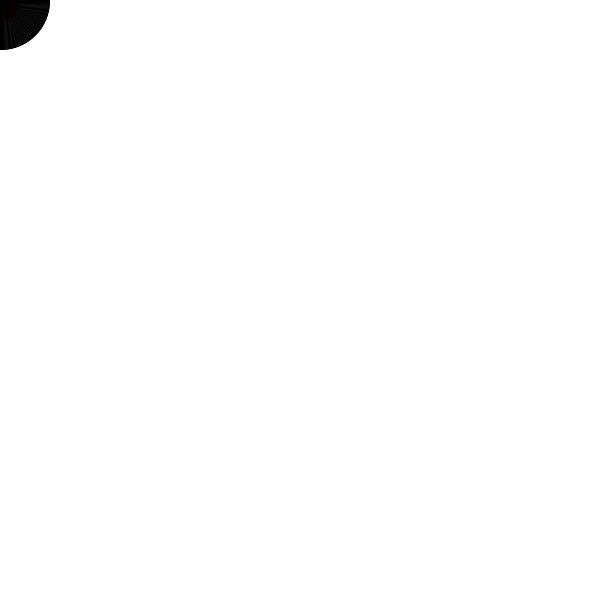
Frame 1 (no input)
Frame 60 (the mouse pressed at the canvas centre just before this capture): identical to frame 1, image omitted
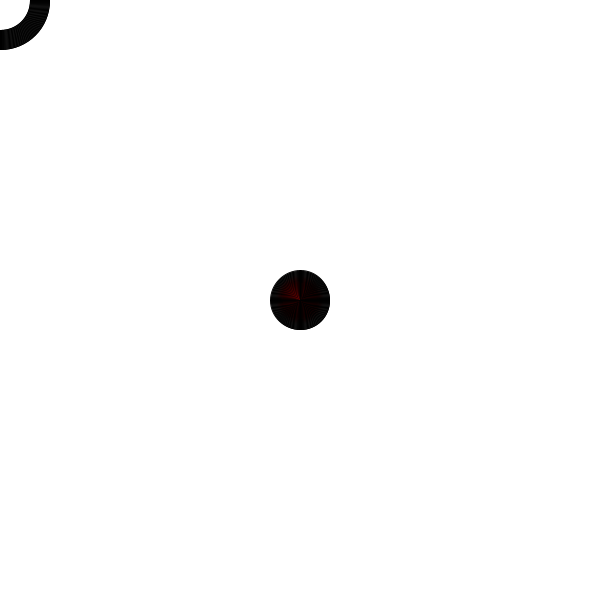
Frame 120 (the mouse held since frame 60 and released just before this capture)

The Processing sketch that drew these frames (run headless with seeded random() and noise(); from frame 60 on, the mouse is pressed at the canvas centre):

// Processing sketch: bonus_dibujando_con_array_serpiente
// ── bonus_dibujando_con_array_serpiente.pde
int num = 100;
float[] xPos = new float[num]; //declaramos y creamos el array
float[] yPos = new float[num]; //declaramos y creamos el array

void setup() {
  size(600, 600);
  for (int i=num-1; i>0; i--) {
    xPos[i] = 0;
    yPos[i] = 0;
  }
}

void draw() {
  background(255);
  smooth();

  for (int i=num-1; i>0; i--) {
    xPos[i] = xPos[i-1] ; //movemos todos los valores hacia la "derecha" en el array
    yPos[i] = yPos[i-1] ; //movemos todos los valores hacia la "derecha" en el array
  }

  xPos[0] = mouseX; //la posicion mas reciente siempre sera donde esta el cursor
  yPos[0] = mouseY; //la posicion mas reciente siempre sera donde esta el cursor

  for (int i=num-1; i>0; i--) {
    fill(255, 0, 0, 255 - 5*i);
    ellipse(xPos[i], yPos[i], i, i); // ellipse que aumentara de tamano
  }
}
